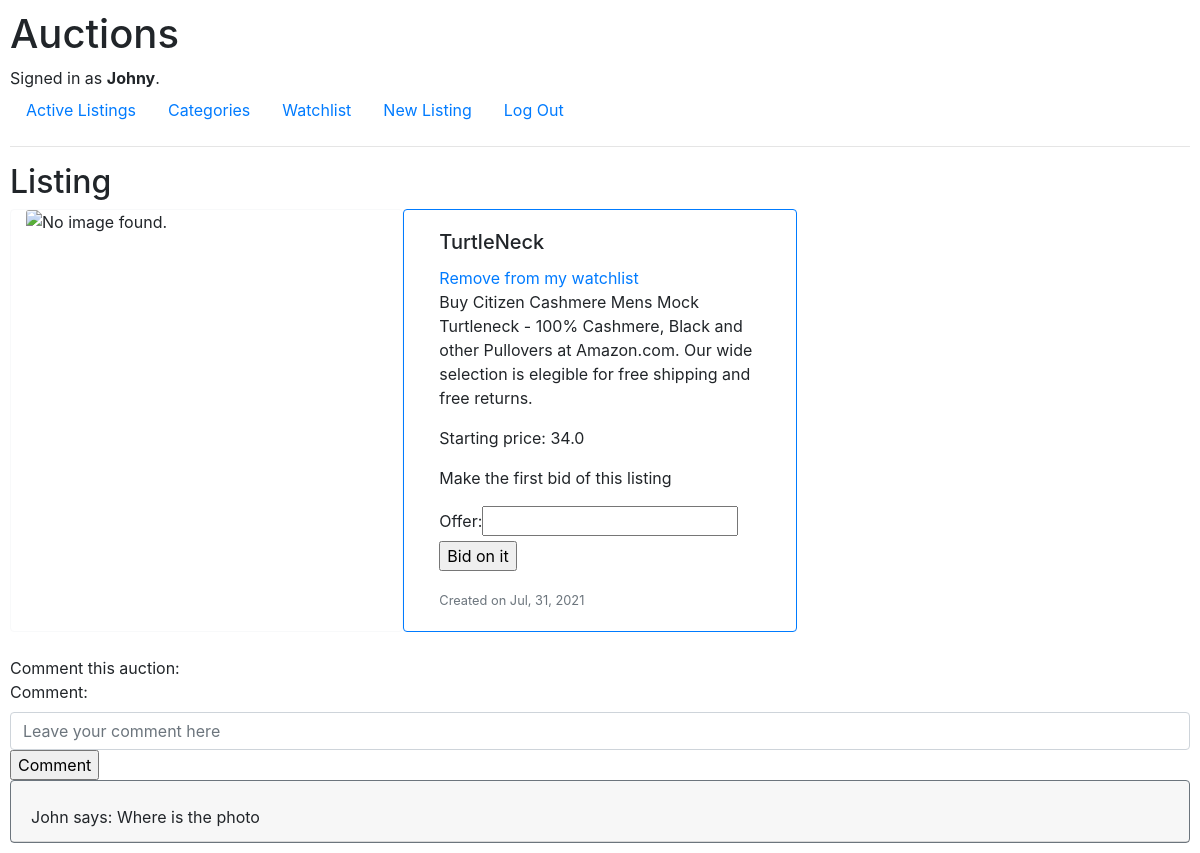
The page /listing/32 (signed in) on the database its author committed.
### auctions/models.py (models this page shows, shortened)
class User(AbstractUser):
    pass

class Listing(models.Model):
    title = models.CharField(max_length=60)
    flActive = models.BooleanField(default=True)
    created_date = models.DateTimeField(default=timezone.now)
    description = models.CharField(null=True, max_length=300)
    startingBid = models.FloatField()
    currentBid = models.FloatField(blank=True, null=True)
    category = models.ForeignKey(Category,on_delete=models.CASCADE, related_name="similar_listings")
    creator = models.ForeignKey(User, on_delete=models.PROTECT, related_name="all_creator_listings")
    photos = models.ManyToManyField(Photo, related_name='photos', blank=True)
    watchers = models.ManyToManyField(User, blank=True, related_name="watched_listings")
    buyer = models.ForeignKey(User, null=True, on_delete=models.PROTECT)

class Comment(models.Model):
    comment = models.CharField(max_length=100)
    createdDate = models.DateTimeField(default=timezone.now)
    user = models.ForeignKey(User, on_delete=models.CASCADE)
    listing = models.ForeignKey(Listing, on_delete=models.CASCADE, related_name="get_comments")

### auctions/views.py (the view)
# urls.py: path("listing/<int:listing_id>", views.listing, name="listing"),
def listing(request, listing_id):
    if not request.user.is_authenticated:
        return HttpResponseRedirect(reverse("login"))
    listing = Listing.objects.get(id=listing_id)
    if request.user in listing.watchers.all():
        listing.is_watched = True
    else:
        listing.is_watched = False
    return render(request, "auctions/listing.html",{
        "listing": listing,
        "listing_pictures": listing.photos.all(),
        "form" : newBidForm(),
        "comments" : listing.get_comments.all(),
        "comment_form" : newCommentForm()
    })

### auctions/views.py
class newBidForm(ModelForm):
    class Meta:
        model = Bid
        fields = ['offer']

class newCommentForm(ModelForm):
    class Meta:
        model = Comment
        fields = ['comment']
        widgets = {
            'comment': forms.TextInput(attrs={
            'placeholder': 'Leave your comment here',
            'class': 'form-control'
            })
        }

### auctions/templates/auctions/listing.html (shortened to what this page needs)
{% extends "auctions/layout.html" %}
{% block body %}
    <h2>Listing</h2>
    <div class="container-fluid">
        <div class="row">
       <div class="card border-light col col-lg-4 col-md-8 col-sm-12">
        <img src="{{ listing.photos.first|default:"https://www.wellesleysocietyofartists.org/wp-content/uploads/2015/11/image-not-found.jpg" }}" alt="{{ listing.photos.image_name|default:"No image found." }}" class="card-img-top">
       </div>
       <div class="card pass border-primary col col-12 col-lg-4 col-md-4 col-sm-12">
           <div class="card-body">
               <h5 class="card-title">
                   {{ listing.title }}
               </h5>
               <a href="{% url 'change_watchlist' listing.id 'index'  %}" class="card-link">
                   {% if listing.is_watched %}
                       Remove from my watchlist
                    {% else %}
                        Add it to my watchlist
                    {% endif %}
               </a>
               <p class="card-text">{{ listing.description }}</p>
               <p class="card-text">Starting price: {{ listing.startingBid }}</p>
               <p class="card-text">
                   {% if listing.currentBid is None %}
                       {% if listing.creator != user %}
                          Make the first bid of this listing
                       {% endif %}
                   {% else %}
                       Current price: {{ listing.currentBid }}
                   {% endif %}
                </p>
                   {% if listing.flActive and listing.creator != user %}
                       <div class="form-group">
                           <form action="{% url 'take_bid' listing.id %}" method="post">
                               {{ form }}
                               <input type="submit" value="Bid on it">
                           </form>
                       </div>
                   {% endif %}
                   <p class="card-text"><small class="text-muted">Created on {{ listing.created_date|date:"M, d, Y" }}</small></p>
            </div>
        </div>
       </div>
    </div>
                   <br>
                   Comment this auction:<br>
                   <form action="{%url 'comment' listing.id %}" method="post">
                       {{ comment_form }}
                       <input type="submit" value="Comment"/>
                   </form>
                   {% if comments %}
                       {% for comment in comments %}
                       <div class="card border-secondary">
                         <div class="card-header">
                           <h5 class="card-title"></h5>{{comment.user}} says: {{comment.comment}}
                            </h5></div>
                       </div>
                       {% endfor%}
                   {% endif %}
{% endblock %}

### auctions/templates/auctions/layout.html (shortened to what this page needs)
{% load static %}
<!DOCTYPE html>
<html lang="en">
    <head>
        <link rel="stylesheet" href="https://stackpath.bootstrapcdn.com/bootstrap/4.4.1/css/bootstrap.min.css">
        <link href="{% static 'auctions/styles.css' %}/" rel="stylesheet">
    </head>
    <body>
        <h1>Auctions</h1>
        <div>
            {% if user.is_authenticated %}
                Signed in as <strong>{{ user.username }}</strong>.
            {% else %}
                Not signed in.
            {% endif %}
        </div>
        <ul class="nav">
            <li class="nav-item">
                <a class="nav-link" href="{% url 'index' %}">Active Listings</a>
            </li>
            <li class="nav-item">
                <a class="nav-link" href="{% url 'categories' %}">Categories</a>
            </li>
            {% if user.is_authenticated %}
                <li class="nav-item">
                    <a class="nav-link" href="{% url 'watchlist' %}">Watchlist</a>
                </li>
                <li class="nav-item">
                    <a class="nav-link" href="{% url 'newListing' %}">New Listing</a>
                </li>
                <li class="nav-item">
                    <a class="nav-link" href="{% url 'logout' %}">Log Out</a>
                </li>
            {% endif %}
        </ul>
        <hr>
        {% block body %}
        {% endblock %}
    </body>
</html>

### auctions/static/auctions/styles.css (style rules this page uses)
body { padding: 10px; }

### rows shown on the page
User: username "Johny"
Listing: title "TurtleNeck", description "Buy Citizen Cashmere Mens Mock Turtleneck - 100% Cashmere, Black and other Pullovers at Amazon.com. Our wide selection is elegible for free shipping and free returns.", startingBid "34.0", created_date "Jul, 31, 2021"
Comment: user "John", comment "Where is the photo"
